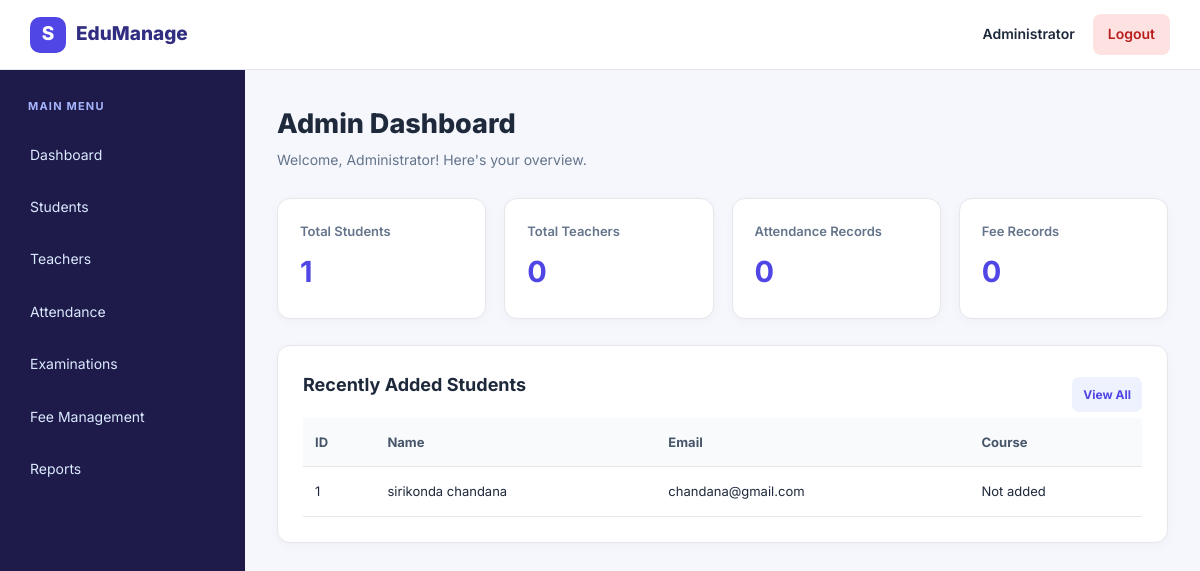
The page /dashboard (signed in) on the database its author committed.
### tables this page shows
CREATE TABLE students (
        id INTEGER PRIMARY KEY AUTOINCREMENT,
        name TEXT NOT NULL, email TEXT UNIQUE NOT NULL,
        phone TEXT, course TEXT, year TEXT
    );

### app.py (the view)
@app.route("/dashboard")
@login_required()
def dashboard():
    role = session["role"]
    if role == "student":
        return redirect(url_for("student_portal"))
    if role == "teacher":
        return redirect(url_for("teacher_portal"))
    conn = get_db()
    counts = {
        "students": conn.execute(
            "SELECT COUNT(*) FROM students"
        ).fetchone()[0],
        "teachers": conn.execute(
            "SELECT COUNT(*) FROM teachers"
        ).fetchone()[0],
        "attendance": conn.execute(
            "SELECT COUNT(*) FROM attendance"
        ).fetchone()[0],
        "fees": conn.execute(
            "SELECT COUNT(*) FROM fees"
        ).fetchone()[0]
    }
    recent_students = conn.execute("""
        SELECT * FROM students
        ORDER BY id DESC LIMIT 5
    """).fetchall()
    conn.close()
    return render_template(
        "dashboard.html",
        counts=counts,
        students=recent_students
    )

### app.py (called while the page is built)
def get_db():
    conn = sqlite3.connect(DATABASE)
    conn.row_factory = sqlite3.Row
    return conn

def login_required(roles=None):
    def decorator(function):
        @wraps(function)
        def wrapper(*args, **kwargs):
            if "user_id" not in session:
                return redirect(url_for("login"))
            if roles and session.get("role") not in roles:
                flash("You are not authorized to access this page.")
                return redirect(url_for("dashboard"))
            return function(*args, **kwargs)
        return wrapper
    return decorator

### templates/dashboard.html
{% extends "base.html" %}
{% block content %}
<div class="page-heading">
    <div>
        <h1>Admin Dashboard</h1>
        <p>Welcome, {{ session.get('name') }}! Here's your overview.</p>
    </div>
</div>
<div class="stats-grid">
    <div class="stat-card">
        <span>Total Students</span>
        <h2>{{ counts.students }}</h2>
    </div>
    <div class="stat-card">
        <span>Total Teachers</span>
        <h2>{{ counts.teachers }}</h2>
    </div>
    <div class="stat-card">
        <span>Attendance Records</span>
        <h2>{{ counts.attendance }}</h2>
    </div>
    <div class="stat-card">
        <span>Fee Records</span>
        <h2>{{ counts.fees }}</h2>
    </div>
</div>
<div class="content-card">
    <div class="section-heading">
        <h2>Recently Added Students</h2>
        <a href="{{ url_for('students') }}" class="small-btn">View All</a>
    </div>
    {% if students %}
    <div class="table-wrap">
        <table>
            <thead>
                <tr>
                    <th>ID</th>
                    <th>Name</th>
                    <th>Email</th>
                    <th>Course</th>
                </tr>
            </thead>
            <tbody>
                {% for student in students %}
                <tr>
                    <td>{{ student.id }}</td>
                    <td>{{ student.name }}</td>
                    <td>{{ student.email }}</td>
                    <td>{{ student.course or 'Not added' }}</td>
                </tr>
                {% endfor %}
            </tbody>
        </table>
    </div>
    {% else %}
    <p class="empty-message">No students registered yet.</p>
    {% endif %}
</div>
{% endblock %}

### static/style.css (style rules this page uses)
:root { --primary: #4f46e5; --primary-dark: #3730a3; --background: #f5f7fc; --surface: #ffffff; --text: #1e293b; --muted: #64748b; --border: #e5e7eb; --success: #15803d; --danger: #dc2626; }
* { margin: 0; padding: 0; box-sizing: border-box; }
body { font-family: 'Inter', Arial, sans-serif; color: var(--text); background: var(--background); line-height: 1.6; }
a { text-decoration: none; color: inherit; }
.app-page { min-height: 100vh; }
.page-heading { display: flex; align-items: center; justify-content: space-between; gap: 15px; margin-bottom: 26px; }
.page-heading h1 { font-size: 27px; font-weight: 800; }
.page-heading p { color: var(--muted); font-size: 14px; margin-top: 4px; }
.stats-grid { display: grid; grid-template-columns: repeat(4, minmax(0, 1fr)); gap: 18px; margin-bottom: 26px; }
.stat-card { background: white; border: 1px solid var(--border); border-radius: 13px; padding: 22px; box-shadow: 0 3px 12px rgba(15, 23, 42, 0.03); }
.stat-card span { display: block; color: var(--muted); font-size: 13px; font-weight: 600; }
.stat-card h2 { color: var(--primary); font-size: 29px; margin-top: 8px; }
.content-card { background: white; padding: 25px; border: 1px solid var(--border); border-radius: 13px; margin-bottom: 24px; box-shadow: 0 3px 12px rgba(15, 23, 42, 0.03); }
.content-card h2 { font-size: 18px; margin-bottom: 20px; }
.section-heading { display: flex; justify-content: space-between; align-items: center; gap: 12px; }
.section-heading h2 { margin-bottom: 18px; }
.table-wrap { width: 100%; overflow-x: auto; }
table { width: 100%; border-collapse: collapse; min-width: 550px; font-size: 13px; }
th { background: #f8fafc; color: #475569; font-weight: 700; text-align: left; }
th, td { padding: 14px 12px; border-bottom: 1px solid var(--border); }
.edit-btn, .delete-btn, .small-btn { display: inline-block; border: none; padding: 8px 11px; border-radius: 7px; font-size: 12px; font-weight: 700; cursor: pointer; }
.small-btn { background: #eef2ff; color: var(--primary); }

### rows shown on the page
students: id "1", name "sirikonda chandana", email "chandana@gmail.com", course "Not added"

### other values the page prints
{{ session.get('name', 'User') }} "Administrator"
{{ session.get('name') }} "Administrator"
{{ counts.students }} "1"
{{ counts.teachers }} "0"
{{ counts.attendance }} "0"
{{ counts.fees }} "0"
